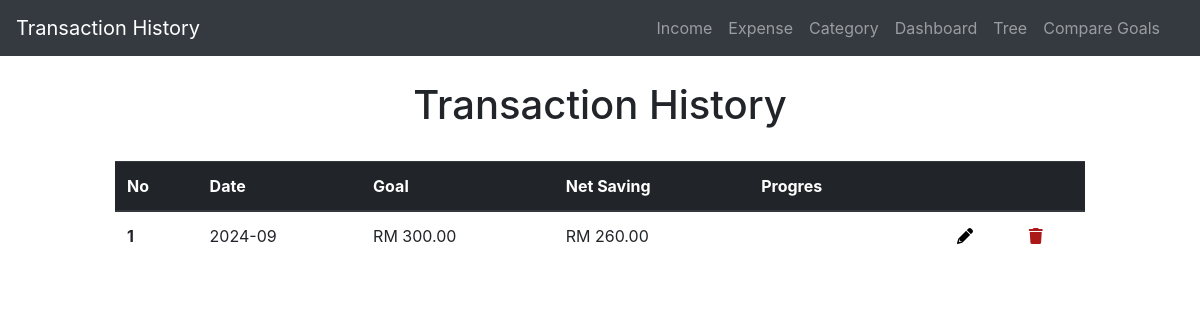
The page /compare on the database as committed earlier.
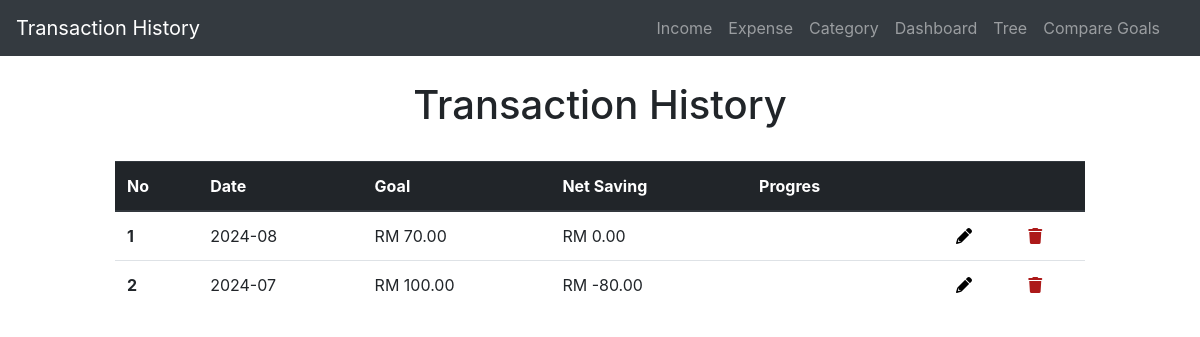
The same page on the database as committed later.
### application/models.py (models this page shows, shortened)
class goal(db.Model):
    id = db.Column(db.Integer, primary_key=True)
    amount = db.Column(db.Double, nullable=False)
    month = db.Column(db.String(30),nullable=False)
    year = db.Column(db.Integer, nullable=False)

### application/routes.py (the view)
@app.route('/compare', methods=['GET', 'POST'])
def compare():
    goall = goal.query.all()
    net_query = db.session.query(
        func.sum(net.amount).label('total'),
        func.strftime('%Y-%m', net.date).label('month_year')
    ).group_by(func.strftime('%Y-%m', net.date)).all()
    net_dict = {result.month_year: result.total for result in net_query}
    amounts = []
    for goal_entry in goall:
        month_year = f'{goal_entry.year}-{int(goal_entry.month):02d}'
        net_amount = net_dict.get(month_year, 0)
        amounts.append({
            'id':goal_entry.id,
            'month_year': month_year,
            'goal': goal_entry.amount,
            'net': net_amount
        })
        amounts.sort(key=lambda x: x['month_year'], reverse=True)
    return render_template('compare_goal.html', amounts=amounts)

### application/templates/compare_goal.html
{% extends 'layout.html' %}
{% block content %}
<head>
    <link rel="stylesheet" href="https://cdnjs.cloudflare.com/ajax/libs/font-awesome/6.0.0-beta3/css/all.min.css">
</head>
<div class="col-sm-10 ml-auto mr-auto ">
    <center>
     <H1>Transaction History</H1>
    </center>
    <br>
    <table class="table">
        <thead class="thead-dark">
            <tr>
                <th scope="col">No</th>
                <th scope="col">Date</th>
                <th scope="col">Goal</th>
                <th scope="col">Net Saving</th>
                <th scope="col">Progres</th>
                <th scope="col"></th>
                <th scope="col"></th>
                <th scope="col"></th>
            </tr>
        </thead>
        <tbody id="results">
            {% for entry in amounts %}
                    <tr>
                        <th scope="row">{{loop.index}}</th>
                        <td>{{entry.month_year}}</td>
                        <td class="amount-field">RM {{ "{:.2f}".format(entry.goal) }}</td>
                        <td class="amount-field">RM {{ "{:.2f}".format(entry.net) }}</td>
                        <td></td>
                        <td></td><td><a href="{{ url_for('edit_goal', entry_id=entry.id) }}"  class="edit" title="Edit" data-toggle="tooltip" id="1"><i class="fa fa-pencil" style="color: rgb(0, 0, 0);"></i></a></td>
                        <td><a href="{{ url_for('delete_goal', entry_id=entry.id ) }}" class="delete" title="Delete" data-toggle="tooltip" id="1"><i class="fa-solid fa-trash" style="color: rgb(172, 25, 25);"></i></a></td>
                    </tr>
            {% endfor %}
        </tbody>
    </table>
</div>
{% endblock %}

### application/templates/layout.html (shortened to what this page needs)
<!DOCTYPE html>
<html lang="en">
<head>
    <link rel="stylesheet"
        href="https://maxcdn.bootstrapcdn.com/bootstrap/4.0.0/css/bootstrap.min.css"
        href="static/styles.css"
>
</head>
<body>
    <div class="container-fluid">
        <div class="row">
            <div class="col-md-12 p-0">
                <header class="mb-4">
                    <nav class="navbar navbar-expand-lg navbar-dark bg-dark">
                        <a class="navbar-brand" href="{{ url_for('index') }}">Transaction History</a>
                        <div class="collapse navbar-collapse" id="navbarNavAltMarkup">
                            <div class="navbar-nav ml-auto mr-3">
                                <a class="nav-item nav-link" href="{{ url_for('add_income') }}">Income</a>
                                <a class="nav-item nav-link" href="{{ url_for('add_expense') }}">Expense</a>
                                <a class="nav-item nav-link" href="{{ url_for('categoryy') }}">Category</a>
                                <a class="nav-item nav-link" href="{{ url_for('dashboard') }}">Dashboard</a>
                                <a class="nav-item nav-link" href="{{ url_for('tree') }}">Tree</a>
                                <a class="nav-item nav-link" href="{{ url_for('compare') }}">Compare Goals</a>
                            </div>
                        </div>
                    </nav>
                </header>
            </div>
        </div>
        <div class="row justify-content-center">
            <div class="col-md-10"></div>
                {% block content %}{% endblock %}
            </div>
        </div>
</body>
</html>

Rows that differ between the two databases and show on the page:
removed goal: month_year "2024-09", goal "300.00", net "260.00"
added goal: month_year "2024-08", goal "70.00", net "0.00"
added goal: month_year "2024-07", goal "100.00", net "-80.00"
